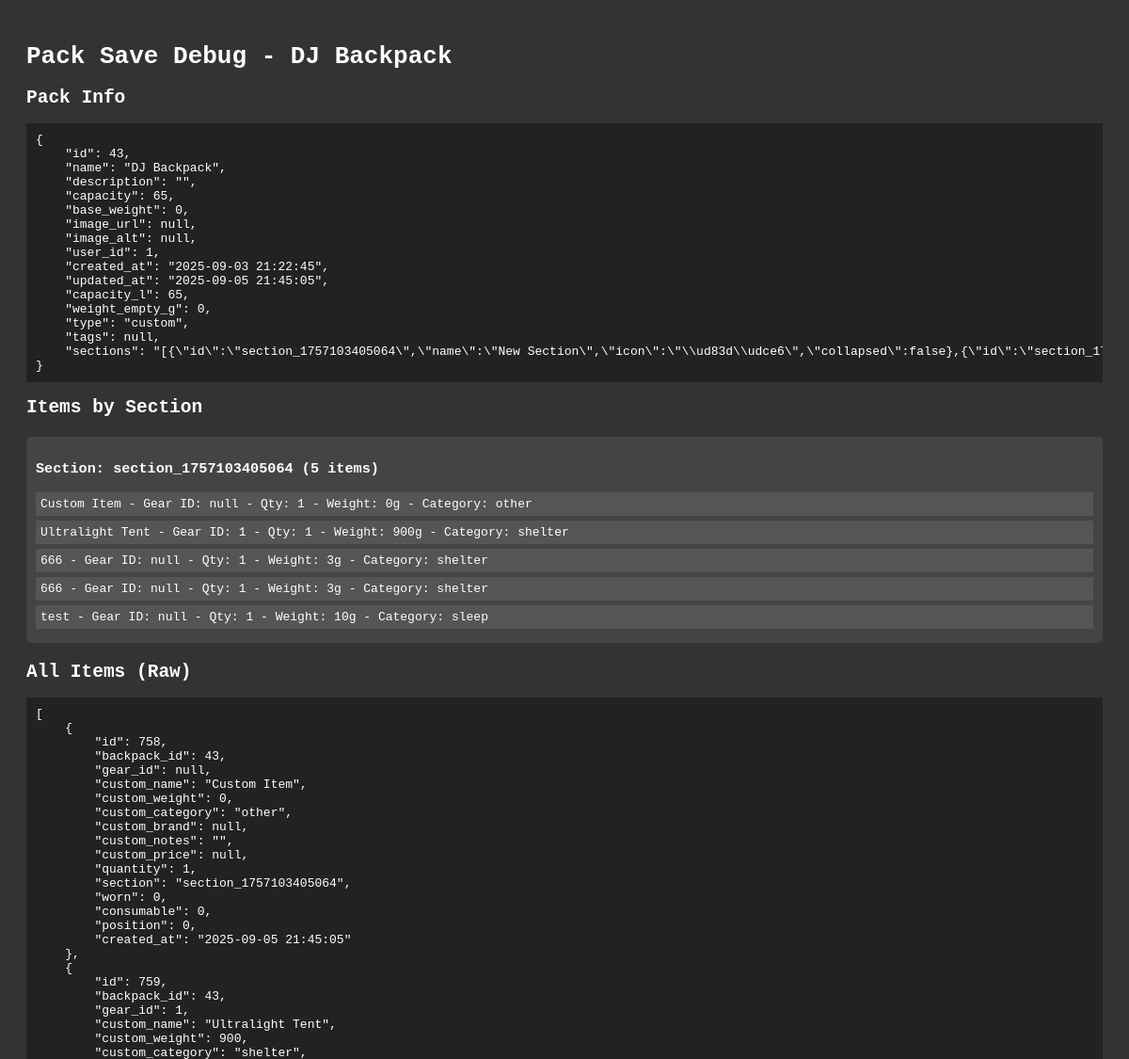
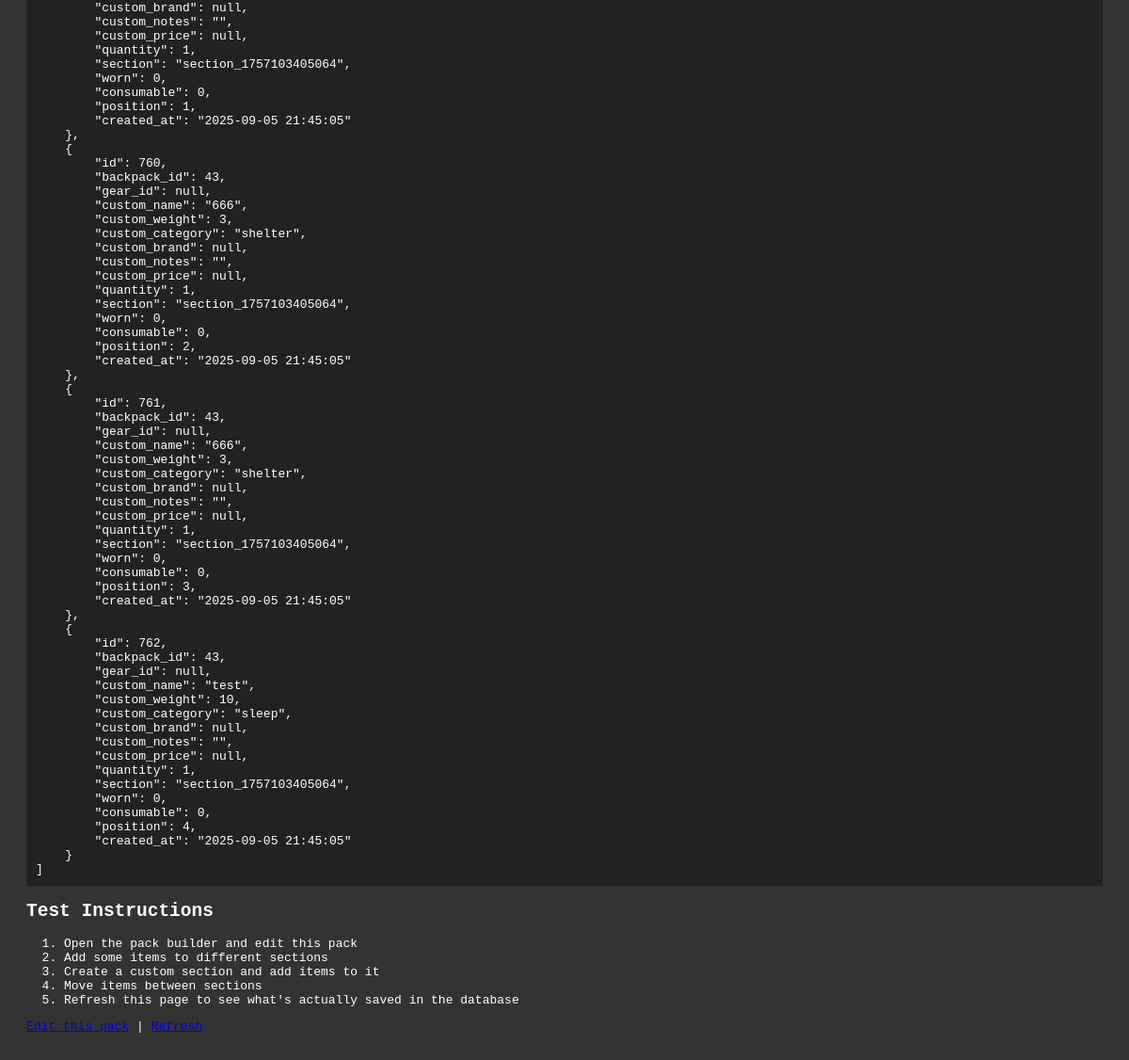
/test-pack-save-debug.php (signed in), run on the app's committed database (2 pictures, top to bottom).
### tables this page shows
CREATE TABLE "backpacks" (
id INTEGER PRIMARY KEY AUTOINCREMENT,
name TEXT NOT NULL,
description TEXT,
capacity INTEGER DEFAULT 65,
base_weight REAL DEFAULT 0,
image_url TEXT,
image_alt TEXT,
user_id INTEGER NOT NULL,
created_at TEXT DEFAULT CURRENT_TIMESTAMP,
updated_at TEXT DEFAULT CURRENT_TIMESTAMP, capacity_l REAL, weight_empty_g REAL, type TEXT DEFAULT 'custom', tags TEXT, sections TEXT,
FOREIGN KEY (user_id) REFERENCES users(id) ON DELETE CASCADE
);

CREATE TABLE backpack_gear (
                id INTEGER PRIMARY KEY AUTOINCREMENT,
                backpack_id INTEGER NOT NULL,
                gear_id INTEGER,
                custom_name TEXT,
                custom_weight REAL,
                custom_category TEXT,
                custom_brand TEXT,
                custom_notes TEXT,
                custom_price REAL,
                quantity INTEGER NOT NULL DEFAULT 1,
                section TEXT DEFAULT 'main',
                worn BOOLEAN DEFAULT 0,
                consumable BOOLEAN DEFAULT 0,
                position INTEGER DEFAULT 0,
                created_at TEXT DEFAULT CURRENT_TIMESTAMP,
                FOREIGN KEY (backpack_id) REFERENCES backpacks(id) ON DELETE CASCADE,
                FOREIGN KEY (gear_id) REFERENCES gear_items(id) ON DELETE SET NULL
            );

### test-pack-save-debug.php (the view, shortened to what this page needs)
<?php
$db = Database::getInstance()->getConnection();
$user_id = $_SESSION['user_id'];
$stmt = $db->prepare("SELECT * FROM backpacks WHERE user_id = ? ORDER BY updated_at DESC LIMIT 1");
$stmt->execute([$user_id]);
$pack = $stmt->fetch(PDO::FETCH_ASSOC);
$stmt = $db->prepare("SELECT * FROM backpack_gear WHERE backpack_id = ? ORDER BY section, position");
$stmt->execute([$pack['id']]);
$items = $stmt->fetchAll(PDO::FETCH_ASSOC);
?>
<!DOCTYPE html>
<html>
<head>
</head>
<body>
    <h1>Pack Save Debug - <?= htmlspecialchars($pack['name']) ?></h1>
    <h2>Pack Info</h2>
    <pre><?= json_encode($pack, JSON_PRETTY_PRINT) ?></pre>
    <h2>Items by Section</h2>
    <?php
    $sections = [];
    foreach ($items as $item) {
        $section = $item['section'] ?? 'unknown';
        if (!isset($sections[$section])) {
            $sections[$section] = [];
        }
        $sections[$section][] = $item;
    }
    foreach ($sections as $sectionId => $sectionItems):
    ?>
        <div class="section">
            <h3>Section: <?= htmlspecialchars($sectionId) ?> (<?= count($sectionItems) ?> items)</h3>
            <?php foreach ($sectionItems as $item): ?>
                <div class="item">
                    <?= htmlspecialchars($item['custom_name']) ?>
                    - Gear ID: <?= htmlspecialchars($item['gear_id'] ?? 'null') ?>
                    - Qty: <?= htmlspecialchars($item['quantity']) ?>
                    - Weight: <?= htmlspecialchars($item['custom_weight']) ?>g
                    - Category: <?= htmlspecialchars($item['custom_category']) ?>
                </div>
            <?php endforeach; ?>
        </div>
    <?php endforeach; ?>
    <h2>All Items (Raw)</h2>
    <pre><?= json_encode($items, JSON_PRETTY_PRINT) ?></pre>
    <h2>Test Instructions</h2>
    <ol>
        <li>Open the pack builder and edit this pack</li>
        <li>Add some items to different sections</li>
        <li>Create a custom section and add items to it</li>
        <li>Move items between sections</li>
        <li>Refresh this page to see what's actually saved in the database</li>
    </ol>
    <p><a href="/BTT/pack-builder.php?id=<?= $pack['id'] ?>">Edit this pack</a> | <a href="javascript:location.reload()">Refresh</a></p>
</body>
</html>

### test-pack-save-debug.php (style rules this page uses)
body { font-family: monospace; background: #333; color: #fff; padding: 20px; }
.section { margin: 20px 0; padding: 10px; background: #444; border-radius: 5px; }
.item { margin: 5px 0; padding: 5px; background: #555; }
pre { background: #222; padding: 10px; overflow: auto; }

### data on the page
backpacks: name "DJ Backpack"
backpack_gear: custom_name "Custom Item", gear "null", quantity "1", custom_weight "0", custom_category "other"
backpack_gear: custom_name "Ultralight Tent", gear "1", quantity "1", custom_weight "900", custom_category "shelter"
backpack_gear: custom_name "666", gear "null", quantity "1", custom_weight "3", custom_category "shelter"
backpack_gear: custom_name "666", gear "null", quantity "1", custom_weight "3", custom_category "shelter"
backpack_gear: custom_name "test", gear "null", quantity "1", custom_weight "10", custom_category "sleep"

### other printed values
$sectionId "section_1757103405064"
count($sectionItems) "5"
